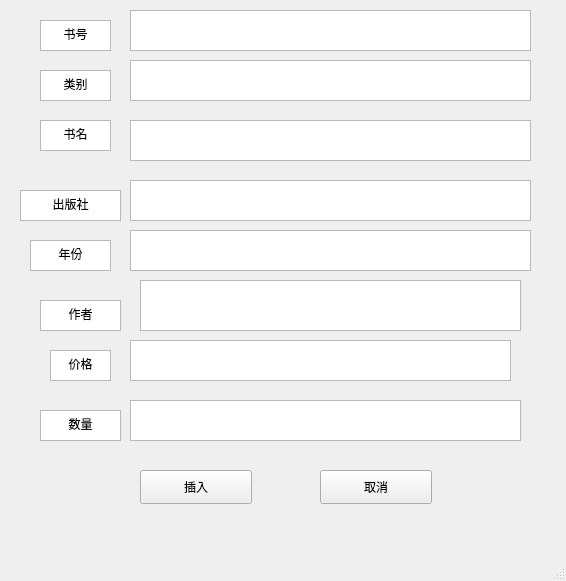
<?xml version="1.0" encoding="UTF-8"?>
<ui version="4.0">
 <class>addbook</class>
 <widget class="QMainWindow" name="addbook">
  <property name="geometry">
   <rect>
    <x>0</x>
    <y>0</y>
    <width>566</width>
    <height>581</height>
   </rect>
  </property>
  <property name="windowTitle">
   <string>单册图书入库</string>
  </property>
  <widget class="QWidget" name="centralwidget">
   <widget class="QTextEdit" name="word1">
    <property name="geometry">
     <rect>
      <x>130</x>
      <y>10</y>
      <width>401</width>
      <height>41</height>
     </rect>
    </property>
   </widget>
   <widget class="QTextEdit" name="word2">
    <property name="geometry">
     <rect>
      <x>130</x>
      <y>60</y>
      <width>401</width>
      <height>41</height>
     </rect>
    </property>
   </widget>
   <widget class="QTextBrowser" name="textBrowser">
    <property name="geometry">
     <rect>
      <x>40</x>
      <y>20</y>
      <width>71</width>
      <height>31</height>
     </rect>
    </property>
    <property name="html">
     <string>&lt;!DOCTYPE HTML PUBLIC &quot;-//W3C//DTD HTML 4.0//EN&quot; &quot;http://www.w3.org/TR/REC-html40/strict.dtd&quot;&gt;
&lt;html&gt;&lt;head&gt;&lt;meta name=&quot;qrichtext&quot; content=&quot;1&quot; /&gt;&lt;style type=&quot;text/css&quot;&gt;
p, li { white-space: pre-wrap; }
&lt;/style&gt;&lt;/head&gt;&lt;body style=&quot; font-family:'SimSun'; font-size:9pt; font-weight:400; font-style:normal;&quot;&gt;
&lt;p align=&quot;center&quot; style=&quot; margin-top:0px; margin-bottom:0px; margin-left:0px; margin-right:0px; -qt-block-indent:0; text-indent:0px;&quot;&gt;书号&lt;/p&gt;&lt;/body&gt;&lt;/html&gt;</string>
    </property>
   </widget>
   <widget class="QTextBrowser" name="textBrowser_2">
    <property name="geometry">
     <rect>
      <x>40</x>
      <y>70</y>
      <width>71</width>
      <height>31</height>
     </rect>
    </property>
    <property name="html">
     <string>&lt;!DOCTYPE HTML PUBLIC &quot;-//W3C//DTD HTML 4.0//EN&quot; &quot;http://www.w3.org/TR/REC-html40/strict.dtd&quot;&gt;
&lt;html&gt;&lt;head&gt;&lt;meta name=&quot;qrichtext&quot; content=&quot;1&quot; /&gt;&lt;style type=&quot;text/css&quot;&gt;
p, li { white-space: pre-wrap; }
&lt;/style&gt;&lt;/head&gt;&lt;body style=&quot; font-family:'SimSun'; font-size:9pt; font-weight:400; font-style:normal;&quot;&gt;
&lt;p align=&quot;center&quot; style=&quot; margin-top:0px; margin-bottom:0px; margin-left:0px; margin-right:0px; -qt-block-indent:0; text-indent:0px;&quot;&gt;类别&lt;/p&gt;&lt;/body&gt;&lt;/html&gt;</string>
    </property>
   </widget>
   <widget class="QTextBrowser" name="textBrowser_3">
    <property name="geometry">
     <rect>
      <x>40</x>
      <y>120</y>
      <width>71</width>
      <height>31</height>
     </rect>
    </property>
    <property name="html">
     <string>&lt;!DOCTYPE HTML PUBLIC &quot;-//W3C//DTD HTML 4.0//EN&quot; &quot;http://www.w3.org/TR/REC-html40/strict.dtd&quot;&gt;
&lt;html&gt;&lt;head&gt;&lt;meta name=&quot;qrichtext&quot; content=&quot;1&quot; /&gt;&lt;style type=&quot;text/css&quot;&gt;
p, li { white-space: pre-wrap; }
&lt;/style&gt;&lt;/head&gt;&lt;body style=&quot; font-family:'SimSun'; font-size:9pt; font-weight:400; font-style:normal;&quot;&gt;
&lt;p align=&quot;center&quot; style=&quot; margin-top:0px; margin-bottom:0px; margin-left:0px; margin-right:0px; -qt-block-indent:0; text-indent:0px;&quot;&gt;书名&lt;/p&gt;&lt;/body&gt;&lt;/html&gt;</string>
    </property>
   </widget>
   <widget class="QTextEdit" name="word3">
    <property name="geometry">
     <rect>
      <x>130</x>
      <y>120</y>
      <width>401</width>
      <height>41</height>
     </rect>
    </property>
   </widget>
   <widget class="QTextEdit" name="word4">
    <property name="geometry">
     <rect>
      <x>130</x>
      <y>180</y>
      <width>401</width>
      <height>41</height>
     </rect>
    </property>
   </widget>
   <widget class="QTextBrowser" name="textBrowser_4">
    <property name="geometry">
     <rect>
      <x>20</x>
      <y>190</y>
      <width>101</width>
      <height>31</height>
     </rect>
    </property>
    <property name="html">
     <string>&lt;!DOCTYPE HTML PUBLIC &quot;-//W3C//DTD HTML 4.0//EN&quot; &quot;http://www.w3.org/TR/REC-html40/strict.dtd&quot;&gt;
&lt;html&gt;&lt;head&gt;&lt;meta name=&quot;qrichtext&quot; content=&quot;1&quot; /&gt;&lt;style type=&quot;text/css&quot;&gt;
p, li { white-space: pre-wrap; }
&lt;/style&gt;&lt;/head&gt;&lt;body style=&quot; font-family:'SimSun'; font-size:9pt; font-weight:400; font-style:normal;&quot;&gt;
&lt;p align=&quot;center&quot; style=&quot; margin-top:0px; margin-bottom:0px; margin-left:0px; margin-right:0px; -qt-block-indent:0; text-indent:0px;&quot;&gt;出版社&lt;/p&gt;&lt;/body&gt;&lt;/html&gt;</string>
    </property>
   </widget>
   <widget class="QTextBrowser" name="textBrowser_5">
    <property name="geometry">
     <rect>
      <x>30</x>
      <y>240</y>
      <width>81</width>
      <height>31</height>
     </rect>
    </property>
    <property name="html">
     <string>&lt;!DOCTYPE HTML PUBLIC &quot;-//W3C//DTD HTML 4.0//EN&quot; &quot;http://www.w3.org/TR/REC-html40/strict.dtd&quot;&gt;
&lt;html&gt;&lt;head&gt;&lt;meta name=&quot;qrichtext&quot; content=&quot;1&quot; /&gt;&lt;style type=&quot;text/css&quot;&gt;
p, li { white-space: pre-wrap; }
&lt;/style&gt;&lt;/head&gt;&lt;body style=&quot; font-family:'SimSun'; font-size:9pt; font-weight:400; font-style:normal;&quot;&gt;
&lt;p align=&quot;center&quot; style=&quot; margin-top:0px; margin-bottom:0px; margin-left:0px; margin-right:0px; -qt-block-indent:0; text-indent:0px;&quot;&gt;年份&lt;/p&gt;&lt;/body&gt;&lt;/html&gt;</string>
    </property>
   </widget>
   <widget class="QTextEdit" name="word5">
    <property name="geometry">
     <rect>
      <x>130</x>
      <y>230</y>
      <width>401</width>
      <height>41</height>
     </rect>
    </property>
   </widget>
   <widget class="QTextBrowser" name="textBrowser_6">
    <property name="geometry">
     <rect>
      <x>40</x>
      <y>300</y>
      <width>81</width>
      <height>31</height>
     </rect>
    </property>
    <property name="html">
     <string>&lt;!DOCTYPE HTML PUBLIC &quot;-//W3C//DTD HTML 4.0//EN&quot; &quot;http://www.w3.org/TR/REC-html40/strict.dtd&quot;&gt;
&lt;html&gt;&lt;head&gt;&lt;meta name=&quot;qrichtext&quot; content=&quot;1&quot; /&gt;&lt;style type=&quot;text/css&quot;&gt;
p, li { white-space: pre-wrap; }
&lt;/style&gt;&lt;/head&gt;&lt;body style=&quot; font-family:'SimSun'; font-size:9pt; font-weight:400; font-style:normal;&quot;&gt;
&lt;p align=&quot;center&quot; style=&quot; margin-top:0px; margin-bottom:0px; margin-left:0px; margin-right:0px; -qt-block-indent:0; text-indent:0px;&quot;&gt;作者&lt;/p&gt;&lt;/body&gt;&lt;/html&gt;</string>
    </property>
   </widget>
   <widget class="QTextBrowser" name="textBrowser_7">
    <property name="geometry">
     <rect>
      <x>50</x>
      <y>350</y>
      <width>61</width>
      <height>31</height>
     </rect>
    </property>
    <property name="html">
     <string>&lt;!DOCTYPE HTML PUBLIC &quot;-//W3C//DTD HTML 4.0//EN&quot; &quot;http://www.w3.org/TR/REC-html40/strict.dtd&quot;&gt;
&lt;html&gt;&lt;head&gt;&lt;meta name=&quot;qrichtext&quot; content=&quot;1&quot; /&gt;&lt;style type=&quot;text/css&quot;&gt;
p, li { white-space: pre-wrap; }
&lt;/style&gt;&lt;/head&gt;&lt;body style=&quot; font-family:'SimSun'; font-size:9pt; font-weight:400; font-style:normal;&quot;&gt;
&lt;p align=&quot;center&quot; style=&quot; margin-top:0px; margin-bottom:0px; margin-left:0px; margin-right:0px; -qt-block-indent:0; text-indent:0px;&quot;&gt;价格&lt;/p&gt;&lt;/body&gt;&lt;/html&gt;</string>
    </property>
   </widget>
   <widget class="QTextBrowser" name="textBrowser_8">
    <property name="geometry">
     <rect>
      <x>40</x>
      <y>410</y>
      <width>81</width>
      <height>31</height>
     </rect>
    </property>
    <property name="html">
     <string>&lt;!DOCTYPE HTML PUBLIC &quot;-//W3C//DTD HTML 4.0//EN&quot; &quot;http://www.w3.org/TR/REC-html40/strict.dtd&quot;&gt;
&lt;html&gt;&lt;head&gt;&lt;meta name=&quot;qrichtext&quot; content=&quot;1&quot; /&gt;&lt;style type=&quot;text/css&quot;&gt;
p, li { white-space: pre-wrap; }
&lt;/style&gt;&lt;/head&gt;&lt;body style=&quot; font-family:'SimSun'; font-size:9pt; font-weight:400; font-style:normal;&quot;&gt;
&lt;p align=&quot;center&quot; style=&quot; margin-top:0px; margin-bottom:0px; margin-left:0px; margin-right:0px; -qt-block-indent:0; text-indent:0px;&quot;&gt;数量&lt;/p&gt;&lt;/body&gt;&lt;/html&gt;</string>
    </property>
   </widget>
   <widget class="QTextEdit" name="word6">
    <property name="geometry">
     <rect>
      <x>140</x>
      <y>280</y>
      <width>381</width>
      <height>51</height>
     </rect>
    </property>
   </widget>
   <widget class="QTextEdit" name="word7">
    <property name="geometry">
     <rect>
      <x>130</x>
      <y>340</y>
      <width>381</width>
      <height>41</height>
     </rect>
    </property>
   </widget>
   <widget class="QTextEdit" name="word8">
    <property name="geometry">
     <rect>
      <x>130</x>
      <y>400</y>
      <width>391</width>
      <height>41</height>
     </rect>
    </property>
   </widget>
   <widget class="QPushButton" name="pushButton">
    <property name="geometry">
     <rect>
      <x>140</x>
      <y>470</y>
      <width>112</width>
      <height>34</height>
     </rect>
    </property>
    <property name="text">
     <string>插入</string>
    </property>
   </widget>
   <widget class="QPushButton" name="pushButton_2">
    <property name="geometry">
     <rect>
      <x>320</x>
      <y>470</y>
      <width>112</width>
      <height>34</height>
     </rect>
    </property>
    <property name="text">
     <string>取消</string>
    </property>
   </widget>
  </widget>
  <widget class="QMenuBar" name="menubar">
   <property name="geometry">
    <rect>
     <x>0</x>
     <y>0</y>
     <width>566</width>
     <height>30</height>
    </rect>
   </property>
  </widget>
  <widget class="QStatusBar" name="statusbar"/>
 </widget>
 <resources/>
 <connections/>
</ui>
